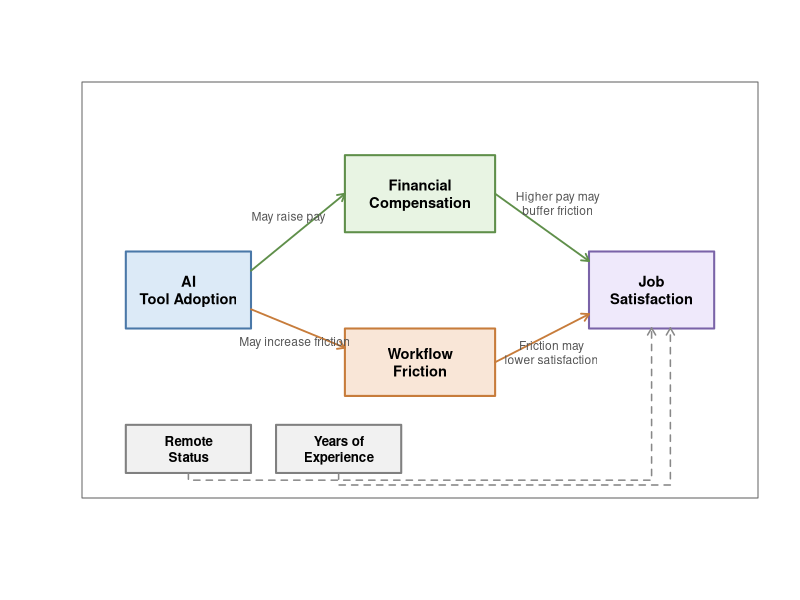
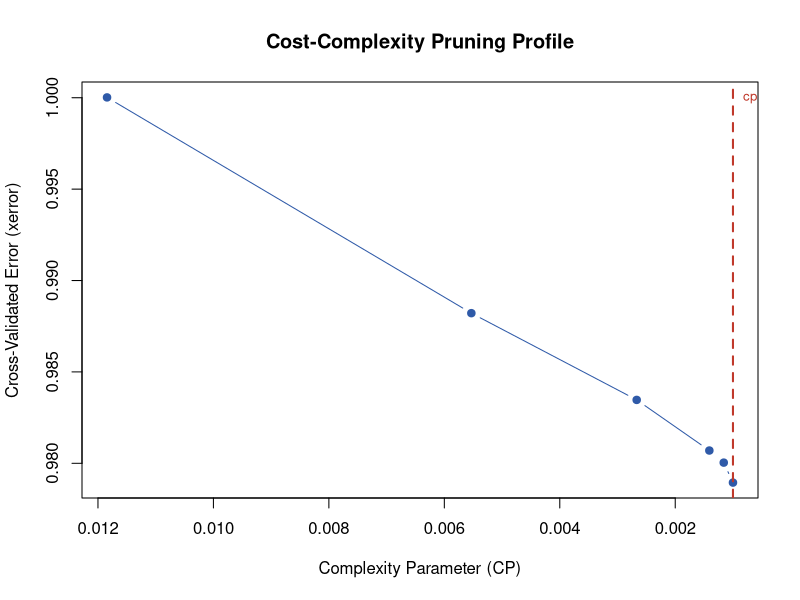
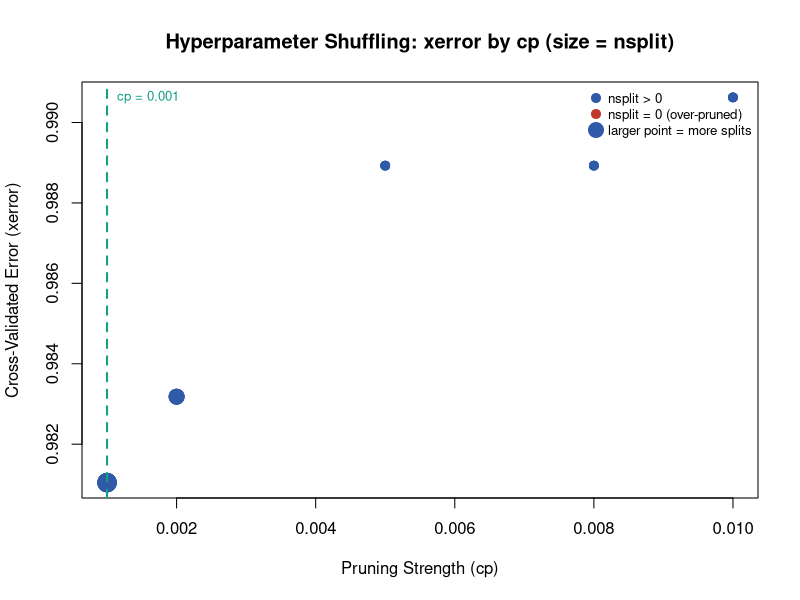
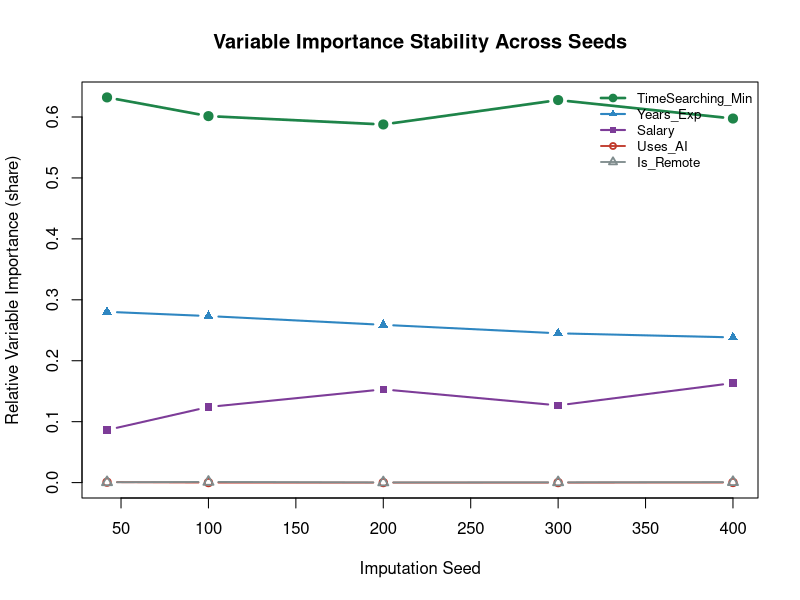
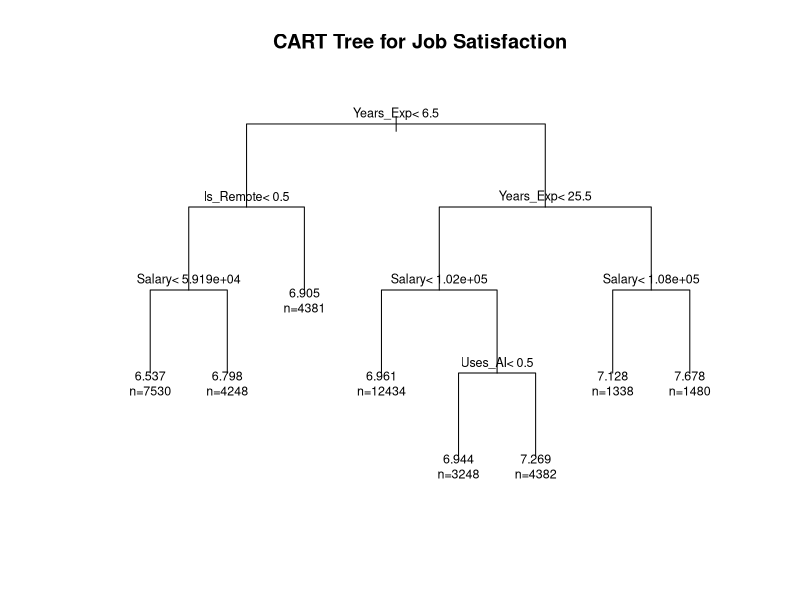

R code for these plots, in order:
## ---- chunk 1
knitr::opts_chunk$set(echo = TRUE)
## ---- chunk 2
old_par <- par(mar = c(0, 1, 0.6, 1))
on.exit(par(old_par), add = TRUE)
plot.new()
plot.window(xlim = c(0, 10), ylim = c(0, 8))
box(col = "#666666")

draw_box <- function(xmin, ymin, xmax, ymax, label, fill, border, cex = 0.88) {
  rect(xmin, ymin, xmax, ymax, col = fill, border = border, lwd = 2)
  text(mean(c(xmin, xmax)), mean(c(ymin, ymax)), label, cex = cex, font = 2)
}

draw_arrow <- function(x0, y0, x1, y1, label = NULL, lx = NULL, ly = NULL, col = "#666666", lty = 1) {
  arrows(x0, y0, x1, y1, length = 0.08, lwd = 1.8, col = col, lty = lty)
  if (!is.null(label)) {
    lx <- if (!is.null(lx)) lx else (x0 + x1) / 2
    ly <- if (!is.null(ly)) ly else (y0 + y1) / 2
    text(lx, ly, label, cex = 0.72, col = "#555555")
  }
}

draw_box(0.3, 3.2, 2.3, 4.8, "AI\nTool Adoption", "#DCEAF7", "#4A78A8")

draw_box(3.8, 5.2, 6.2, 6.8, "Financial\nCompensation", "#E8F4E3", "#5F8F4A")
draw_box(3.8, 1.8, 6.2, 3.2, "Workflow\nFriction",      "#F9E6D7", "#C77C3B")
draw_box(7.7, 3.2, 9.7, 4.8, "Job\nSatisfaction", "#EFE9FB", "#7A63A8")

draw_box(0.3, 0.2, 2.3, 1.2, "Remote\nStatus",       "#F1F1F1", "#808080", cex = 0.80)
draw_box(2.7, 0.2, 4.7, 1.2, "Years of\nExperience", "#F1F1F1", "#808080", cex = 0.80)


draw_arrow(2.3, 4.4, 3.8, 6.0, "May raise pay", lx = 2.9, ly = 5.5, col = "#5F8F4A")


draw_arrow(2.3, 3.6, 3.8, 2.8, "May increase friction", lx = 3.0, ly = 2.9, col = "#C77C3B")


draw_arrow(6.2, 6.0, 7.7, 4.6, "Higher pay may\nbuffer friction", lx = 7.2, ly = 5.8, col = "#5F8F4A")


draw_arrow(6.2, 2.5, 7.7, 3.5, "Friction may\nlower satisfaction", lx = 7.1, ly = 2.7, col = "#C77C3B")


lines(c(1.3, 1.3, 8.7, 8.7), c(0.2, 0.05, 0.05, 3.2), lty = 2, lwd = 1.5, col = "#888888")
arrows(8.7, 3.2, 8.7, 3.21, length = 0.08, lwd = 1.5, col = "#888888")


lines(c(3.7, 3.7, 9.0, 9.0), c(0.2, -0.05, -0.05, 3.2), lty = 2, lwd = 1.5, col = "#888888")
arrows(9.0, 3.2, 9.0, 3.21, length = 0.08, lwd = 1.5, col = "#888888")
## ---- chunk 3
library(dplyr)
library(readr)
library(knitr)

has_kableextra <- requireNamespace("kableExtra", quietly = TRUE)

df <- read_csv("outputs/data_imputed_primary.csv", show_col_types = FALSE)

summary_df <- df %>%
  summarise(
    n = n(),
    JS_Mean     = mean(Job_Satisfaction,   na.rm = TRUE),
    JS_SD       = sd(Job_Satisfaction,     na.rm = TRUE),
    Salary_Mean = mean(Salary,             na.rm = TRUE),
    Salary_SD   = sd(Salary,               na.rm = TRUE),
    TimeSearch_Mean = mean(TimeSearching_Min, na.rm = TRUE),
    TimeSearch_SD   = sd(TimeSearching_Min,   na.rm = TRUE),
    YrsExp_Mean = mean(Years_Exp,          na.rm = TRUE),
    YrsExp_SD   = sd(Years_Exp,            na.rm = TRUE),
    AI_Rate     = mean(as.numeric(as.character(Uses_AI))  == 1, na.rm = TRUE),
    Remote_Rate = mean(as.numeric(as.character(Is_Remote)) == 1, na.rm = TRUE)
  )

# Split into two display rows so it fits on the page
row1 <- summary_df %>% select(n, JS_Mean, JS_SD, Salary_Mean, Salary_SD, TimeSearch_Mean, TimeSearch_SD)
row2 <- summary_df %>% select(YrsExp_Mean, YrsExp_SD, AI_Rate, Remote_Rate) %>%
  rename(
    `YrsExp Mean` = YrsExp_Mean,
    `YrsExp SD`   = YrsExp_SD,
    `AI Adoption Rate` = AI_Rate,
    `Remote Rate` = Remote_Rate
  )

table1 <- knitr::kable(
  row1,
  digits  = 2,
  caption = "Descriptive summary (Part 1 of 2)",
  booktabs = TRUE,
  col.names = c("n", "JS Mean", "JS SD", "Salary Mean", "Salary SD",
                "TimeSearch Mean", "TimeSearch SD")
)
if (has_kableextra) {
  table1 <- table1 %>%
    kableExtra::kable_styling(
      latex_options = c("striped", "hold_position"),
      full_width    = FALSE,
      position      = "center"
    ) %>%
    kableExtra::add_header_above(c(
      " "              = 1,
      "Job Satisfaction" = 2,
      "Salary (USD)"   = 2,
      "Time Searching (min)" = 2
    ))
}
table1

table2 <- knitr::kable(
  row2,
  digits   = 2,
  caption  = "Descriptive summary (Part 2 of 2)",
  booktabs = TRUE
)
if (has_kableextra) {
  table2 <- table2 %>%
    kableExtra::kable_styling(
      latex_options = c("striped", "hold_position"),
      full_width    = FALSE,
      position      = "center"
    ) %>%
    kableExtra::add_header_above(c(
      "Years of Experience" = 2,
      "Binary Variables"    = 2
    ))
}
table2

table3 <- knitr::kable(
  head(df),
  digits   = 2,
  caption  = "Sample first 6 rows of data (imputed using CART)",
  booktabs = TRUE
)
if (has_kableextra) {
  table3 <- table3 %>%
    kableExtra::kable_styling(
      latex_options = c("striped", "scale_down", "hold_position"),
      full_width    = FALSE,
      position      = "center"
    )
}
table3
## ---- chunk 4
cp_profile <- read_csv("outputs/cart_cp_profile.csv", show_col_types = FALSE)

cp_profile
## ---- chunk 5
plot(
  cp_profile$CP,
  cp_profile$xerror,
  type = "b",
  pch = 19,
  col = "#2F5AA8",
  xlim = rev(range(cp_profile$CP)),
  xlab = "Complexity Parameter (CP)",
  ylab = "Cross-Validated Error (xerror)",
  main = "Cost-Complexity Pruning Profile"
)

abline(v = 0.001, lty = 2, lwd = 2, col = "#C0392B")
text(0.001, max(cp_profile$xerror), labels = "cp = 0.001", pos = 4, cex = 0.8, col = "#C0392B")
## ---- chunk 6
shuffle <- read_csv("outputs/cart_hyperparam_shuffle.csv", show_col_types = FALSE)

best_shuffle <- shuffle %>%
  filter(status == "ok") %>%
  arrange(xerror, desc(nsplit)) %>%
  slice(1)

best_shuffle
## ---- chunk 7
valid_shuffle <- shuffle %>%
  filter(status == "ok", !is.na(cp), !is.na(xerror), !is.na(nsplit))

max_splits <- max(valid_shuffle$nsplit, na.rm = TRUE)
point_cex <- ifelse(
  valid_shuffle$nsplit == 0,
  1.35,
  0.75 + (valid_shuffle$nsplit / max_splits) * 1.7
)
point_col <- ifelse(valid_shuffle$nsplit == 0, "#C0392B", "#2F5AA8")

plot(
  valid_shuffle$cp,
  valid_shuffle$xerror,
  pch = 19,
  cex = point_cex,
  col = point_col,
  xlab = "Pruning Strength (cp)",
  ylab = "Cross-Validated Error (xerror)",
  main = "Hyperparameter Shuffling: xerror by cp (size = nsplit)"
)

abline(v = 0.001, lty = 2, lwd = 2, col = "#16A085")
text(0.001, max(valid_shuffle$xerror), labels = "cp = 0.001", pos = 4, cex = 0.8, col = "#16A085")

legend(
  "topright",
  legend = c("nsplit > 0", "nsplit = 0 (over-pruned)", "larger point = more splits"),
  pch = c(19, 19, 19),
  pt.cex = c(1.2, 1.2, 2.0),
  col = c("#2F5AA8", "#C0392B", "#2F5AA8"),
  bty = "n",
  cex = 0.8
)
## ---- chunk 8
seed_averages <- read_csv("outputs/cart_mice_seed_averages.csv", show_col_types = FALSE)

seed_averages %>% arrange(xerror)
## ---- chunk 9
imp_vars <- c("TimeSearching_Min", "Years_Exp", "Salary", "Uses_AI", "Is_Remote")
seed_plot <- seed_averages %>%
  select(seed, all_of(imp_vars)) %>%
  arrange(seed)

imp_mat <- as.matrix(seed_plot[, imp_vars])
imp_share <- imp_mat / rowSums(imp_mat)

matplot(
  seed_plot$seed,
  imp_share,
  type = "b",
  pch = c(19, 17, 15, 1, 2),
  lty = 1,
  lwd = c(2.6, 2.0, 2.0, 1.8, 1.8),
  col = c("#1E8449", "#2E86C1", "#7D3C98", "#C0392B", "#7F8C8D"),
  xlab = "Imputation Seed",
  ylab = "Relative Variable Importance (share)",
  main = "Variable Importance Stability Across Seeds"
)

legend(
  "topright",
  legend = c("TimeSearching_Min", "Years_Exp", "Salary", "Uses_AI", "Is_Remote"),
  col = c("#1E8449", "#2E86C1", "#7D3C98", "#C0392B", "#7F8C8D"),
  pch = c(19, 17, 15, 1, 2),
  lty = 1,
  lwd = c(2.6, 2.0, 2.0, 1.8, 1.8),
  bty = "n",
  cex = 0.8
)
## ---- chunk 10
library(rpart)

cart_df <- read_csv("outputs/data_imputed_primary.csv", show_col_types = FALSE)

cart_model <- rpart(
  Job_Satisfaction ~ Uses_AI + Salary + TimeSearching_Min + Years_Exp + Is_Remote,
  data = cart_df,
  method = "anova",
  control = rpart.control(cp = 0.001, minsplit = 20, maxdepth = 5)
)

plot(cart_model, uniform = TRUE, margin = 0.08, main = "CART Tree for Job Satisfaction")
text(cart_model, use.n = TRUE, cex = 0.75)
## ---- chunk 11
importance_rank <- c(
  TimeSearching_Min = 2660.7569,
  Years_Exp = 783.4335,
  Salary = 214.9234
)

importance_rank
